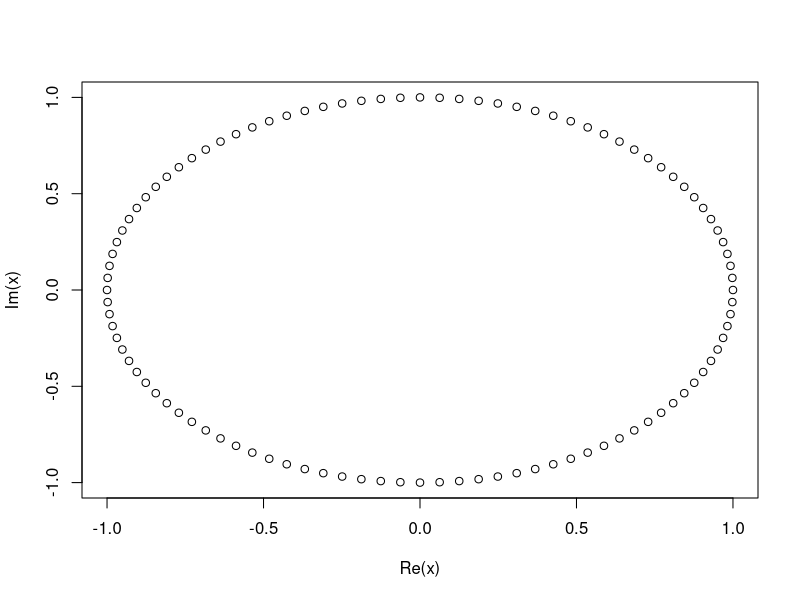
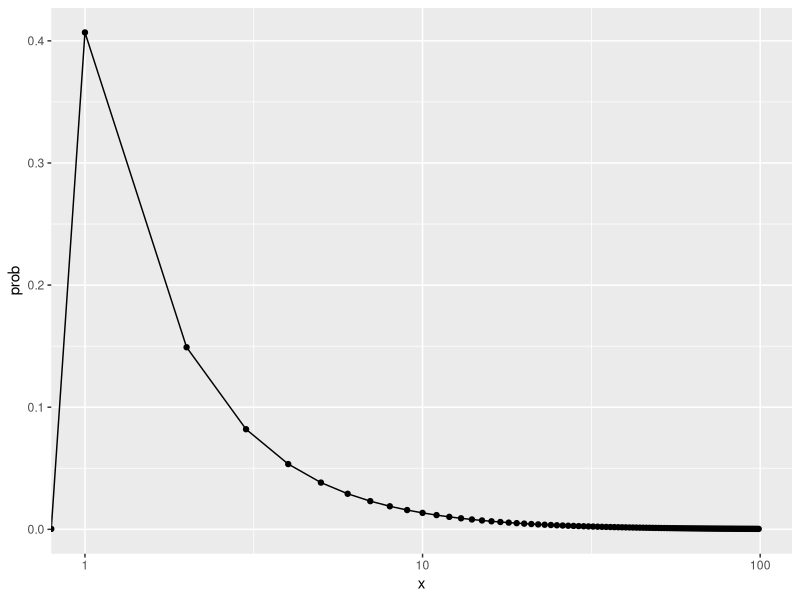
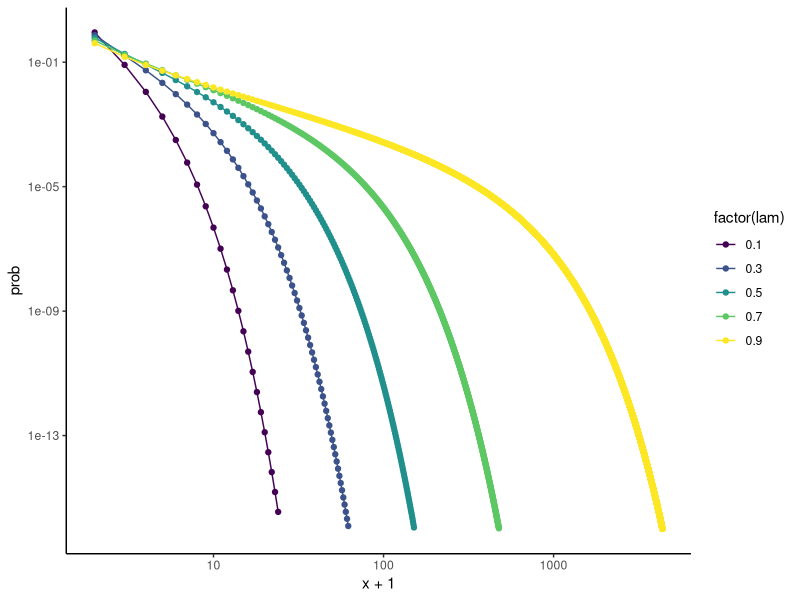

Write R code to recreate these figures, in order.


###############################################################################################
## Project: cross community branching process
## Script purpose: example of inverting bp
## Date: 03/07/2022
## Author: David JP O'Sullivan
###############################################################################################

library(tidyverse)

# set up the branching processes' offspring distribution

# poisson distribution offspring
f_x <- function(s1,s2, l = 0.9) exp(l * (s1 * s2 - 1))
# type 2 (s2) can not die
f_T <- function(s) s
# initial conditions: one of each type
fic <- function(s1, s2) s1 * s2

# function to itterate each type
itt_gen <- function(s1, s2, lam = 0.9, n_max = 100) {
  # s1 and s2: dummy var of for each type
  # lam par for poisson dist
  # n_max: number of generation 
  for (n in n_max:1) { # iterate the generating
    new_s1 <- f_x(s1, s2, l = lam)
    new_s2 <- f_T(s2)
    
    s1 <- new_s1
    s2 <- new_s2
  }
  
  # apply initial conditions
  ans <- fic(s1, s2)
  
  return(ans)
}


# create point on the complex unit circle
# that are M point, equally spaced apart
M <- 100
x <- exp(2*pi*1i*(0:(M-1))/M)


plot(x)
itt_gen(1,x) # check results

# coefficints are mixed up
pdf <- Re(fft(itt_gen(1,x) %>% Conj(), inverse = TRUE))
pdf[pdf <= 0] <- 0 # replace any negatative coeff
pdf <- pdf / length(pdf) # require to sub to one
length(pdf) 
pdf %>% sum # check that it summs to one

# create the probabilties
dist_poi <- tibble(x = 0:99, prob = pdf)

dist_poi %>% ggplot(aes(x = x, y = prob)) + 
  geom_line() +
  geom_point() + 
  scale_x_log10()


# try a couple of different parameters ------------------------------------

# vec of lam
pos_vec <- seq(from = 0.1, to = 0.9, by = 0.2)
dist_poi_2 <- tibble() # create where to store the poisson

M <- 10000 # how many probability do we want? 
x <- exp(2 * pi * 1i * (0:(M - 1)) / M) 

for(i in seq_along(pos_vec)){
  
  # coefficints are mixed up
  pdf <- Re(fft(itt_gen(1, x, pos_vec[i], 1000) %>% Conj(), inverse = TRUE))
  pdf[pdf <= 0] <- 0 # replace any negatative coeff
  pdf <- pdf / length(pdf) # require to sub to one
  
  # create the probabilties
  dist_poi <- tibble(x = 0:(M-1), prob = pdf)
  dist_poi$lam <- pos_vec[i]
  
  dist_poi_2 <- bind_rows(dist_poi_2, dist_poi)
  
  print(glue::glue("Working on lam = {pos_vec[i]}, which is {i/length(pos_vec)}%"))
}

dist_poi_2 %>% filter(prob > 1e-16) %>% 
  ggplot(aes(x = x + 1, y = prob, color = factor(lam))) + 
  geom_line() + 
  geom_point() +
  scale_x_log10() +
  scale_y_log10() + 
  scale_colour_viridis_d() + 
  theme_classic()
  
